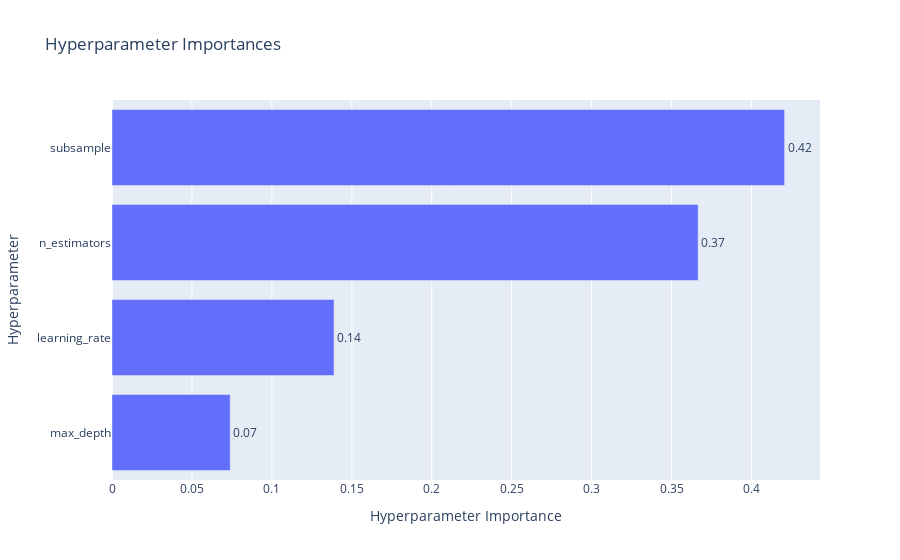

Here is the notebook cell this chart was saved with:
### Code cell
optuna.visualization.plot_param_importances(study_gb).show()

### Figure 1 — Plotly figure (JSON) as saved in the notebook; plotly's stock layout.template omitted (floating-point values rounded to 4 significant figures)
{"data": [{"cliponaxis": false, "hovertemplate": ["max_depth (IntDistribution): 0.07393856383429001<extra></extra>", "learning_rate (FloatDistribution): 0.13885038526853177<extra></extra>", "n_estimators (IntDistribution): 0.3665656665100402<extra></extra>", "subsample (FloatDistribution): 0.420645384387138<extra></extra>"], "name": "Objective Value", "orientation": "h", "text": ["0.07", "0.14", "0.37", "0.42"], "textposition": "outside", "type": "bar", "x": [0.07394, 0.1389, 0.3666, 0.4206], "y": ["max_depth", "learning_rate", "n_estimators", "subsample"]}], "layout": {"title": {"text": "Hyperparameter Importances"}, "xaxis": {"title": {"text": "Hyperparameter Importance"}}, "yaxis": {"title": {"text": "Hyperparameter"}}}}
